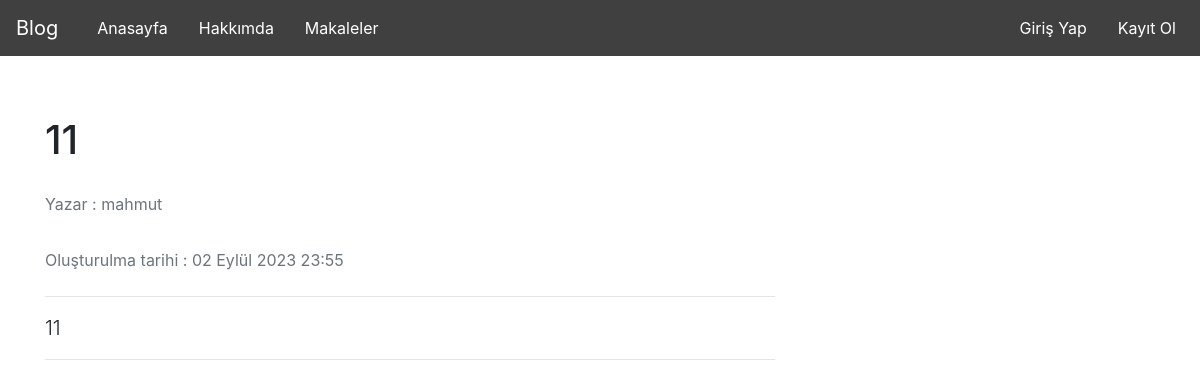
/articles/article/17, run on the app's committed database.
### article/models.py (models this page shows, shortened)
class Article(models.Model):
    author = models.ForeignKey("auth.User", on_delete= models.CASCADE, verbose_name="Yazar")
    title = models.CharField(max_length= 50, verbose_name="Başlık")
    description = models.TextField(max_length=500, verbose_name="Açıklama")
    created_date = models.DateTimeField(auto_now_add=True, verbose_name="Oluşturulma tarihi")

### article/views.py (the view)
# urls.py: path('article/<int:id>', views.detailArticle, name="detailArticle" ),
def detailArticle(request, id):
    article = get_object_or_404(Article, id = id)
    return render(request, "articles/detailArticle.html", {"article":article})

### templates/articles/detailArticle.html (shortened to what this page needs)
{% extends 'layout.html' %}
{% block body %}
<div class="row">
    <div class="col-lg-8">
        <article>
            <header class="mb-4">
                <h1 class="fw-bolder mb-1">{{article.title}}</h1>
                <br>
                <div class="text-muted fst-italic mb-2">Yazar : {{article.author.username}}</div>
                <br>
                <div class="text-muted fst-italic mb-2">Oluşturulma tarihi : {{article.created_date}}</div>
            </header>
                <hr>
                <p class="lead">
                    {{article.description}}
                </p>
                <hr>
        </article>
    </div>
    </div>
</div>
{% endblock body %}

### data on the page
Article: title "11", author.username "mahmut", created_date "02 Eylül 2023 23:55", description "11"
